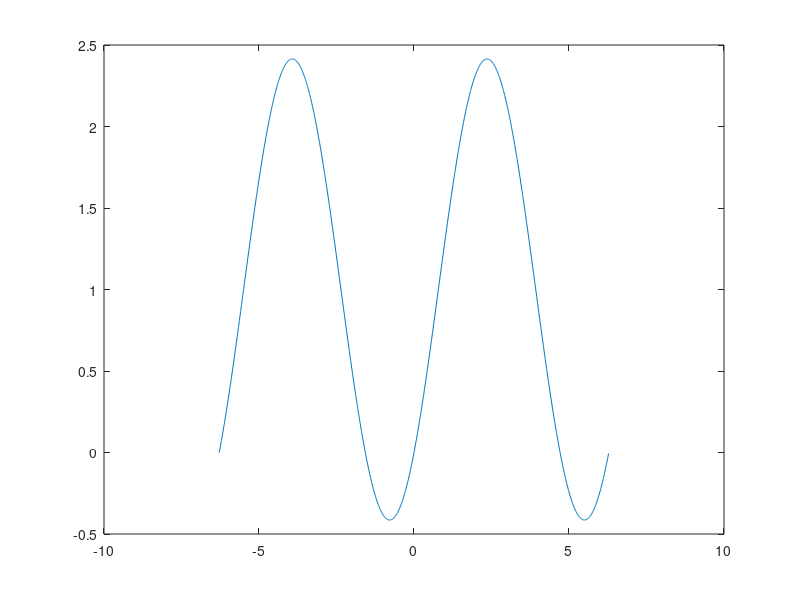

Write MATLAB code to recreate this figure.
%1)
x = -2*pi:0.01:2*pi;
 y = 1-cos(x)+sin(x);
 
 plot (x,y);
 for i=1:1:1256
     if y(i)> 0 
         if (y(i+1)< 0)
             fprintf('root fount at %f ',x(i));
         end
     end
     if y(i)< 0 
         if(y(i+1)> 0)
             fprintf('root fount at %f ',x(i));
         end
     end
 end
         